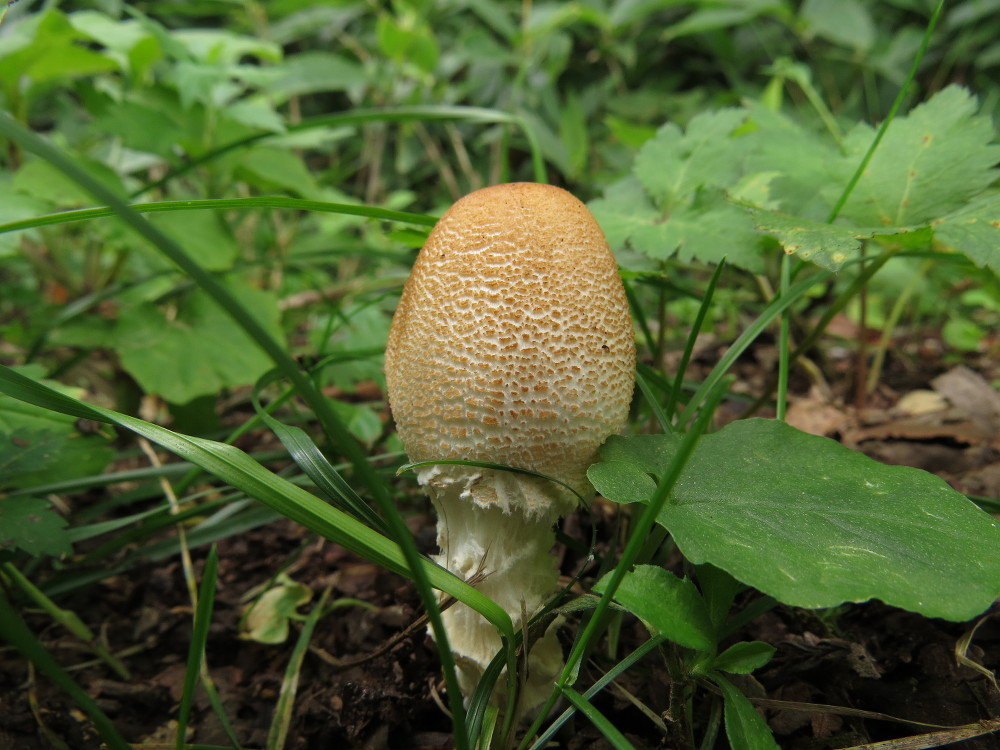
#> input picture image/kinoko.jpg, 1000 x 750 px
$ python gray.py
#> lines starting #> are read from the running program, lines starting #| are printed output that depends on the picture
# -*- coding: utf-8 -*-

import cv2
import numpy as np

if __name__ == '__main__':

    # 画像の読み込み
    img_src = cv2.imread("./image/kinoko.jpg", 1)
#> img_src is the input picture: shape (750, 1000, 3); mean B, G, R 48.7, 95.7, 78.4

    # RGBからHSVに変換
    img_hsv = cv2.cvtColor(img_src, cv2.COLOR_BGR2GRAY)
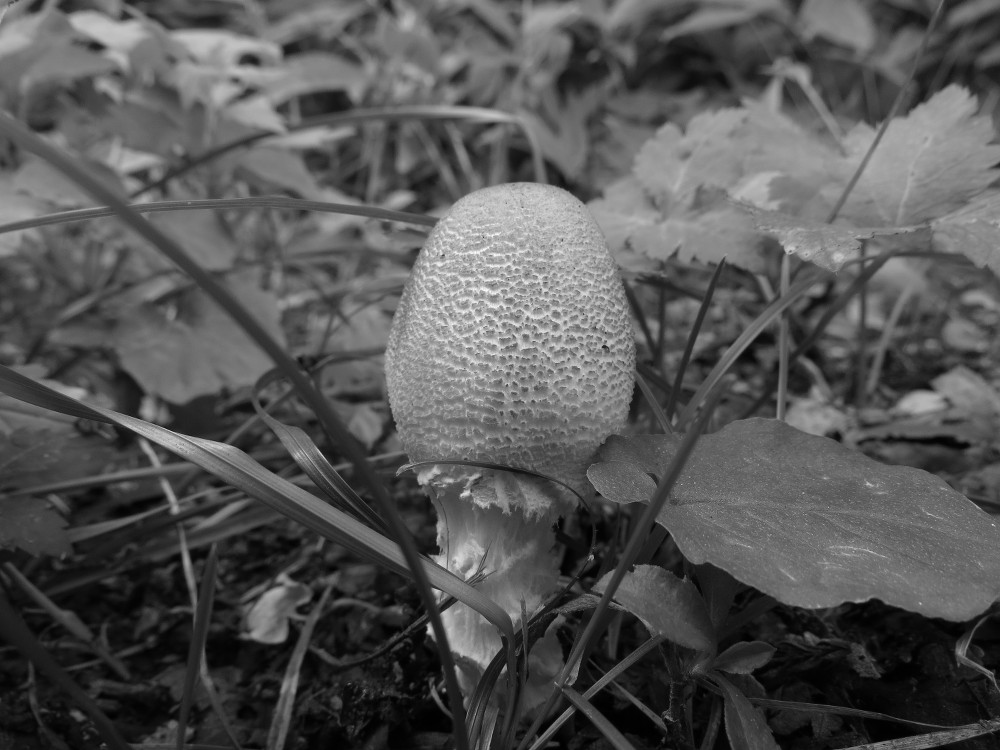
#> img_hsv: shape (750, 1000); min 0, max 254, mean 85.1

    # 表示
    cv2.imshow("Show HSV Image", img_hsv)
    cv2.waitKey(0)
    cv2.destroyAllWindows()

$ run again, with image/IMG_4680.JPG copied over image/kinoko.jpg
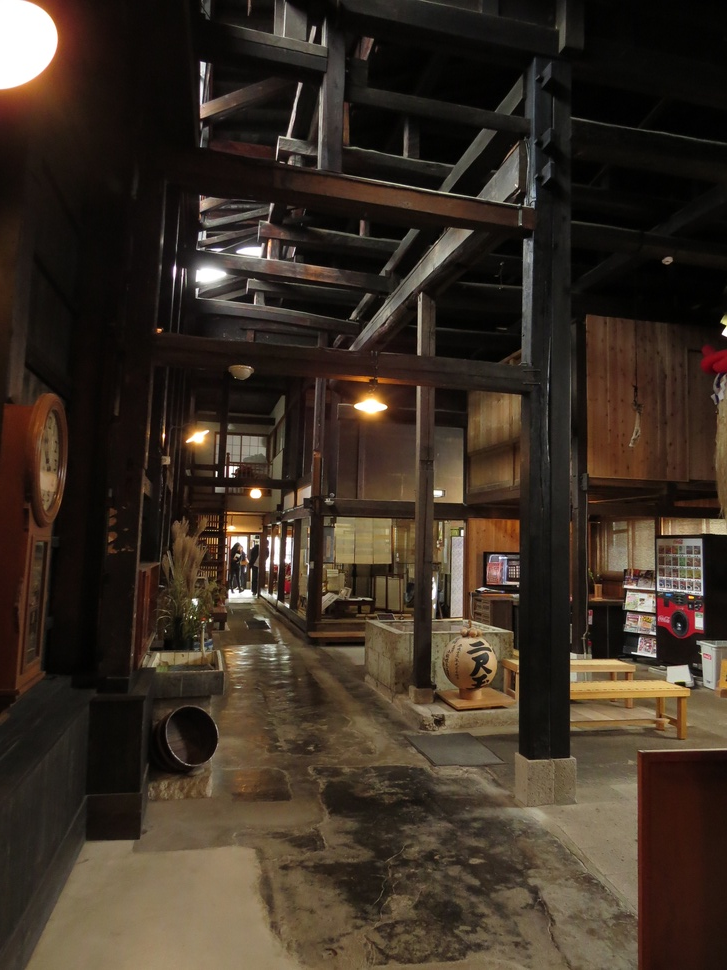
#> input picture image/IMG_4680.JPG, 727 x 970 px, shrunk from 2112 x 2816 before the run
#> img_src is the input picture: shape (970, 727, 3); mean B, G, R 37, 48, 59.8
#> `img_hsv = cv2.cvtColor(img_src, cv2.COLOR_BGR2GRAY)`:
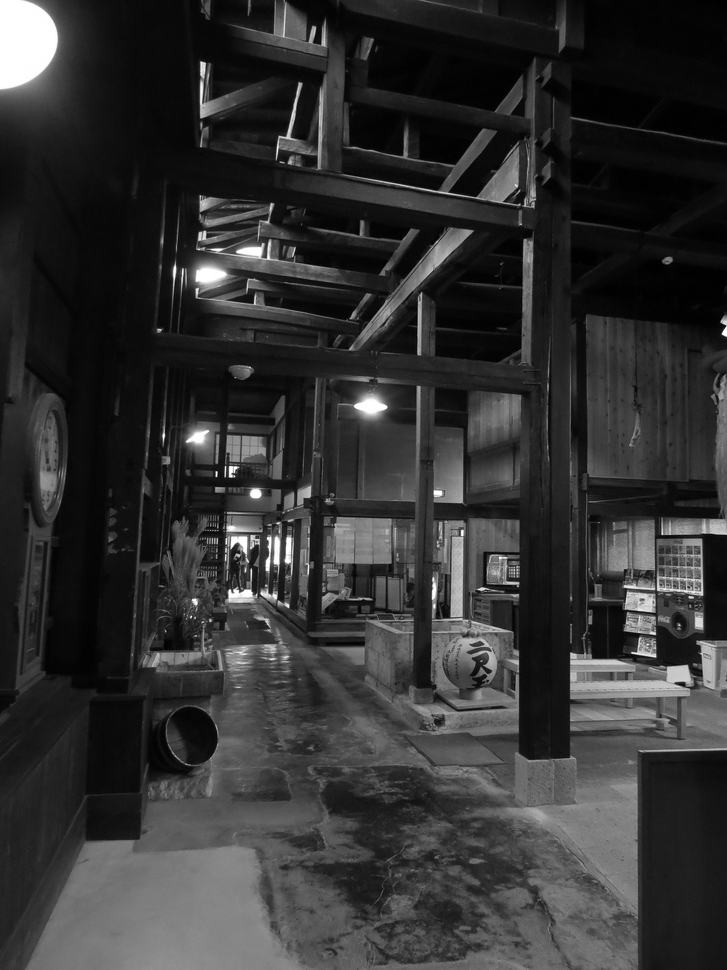
#> img_hsv: shape (970, 727); min 0, max 255, mean 50.3

$ run again, with image/IMG_4681.JPG copied over image/kinoko.jpg
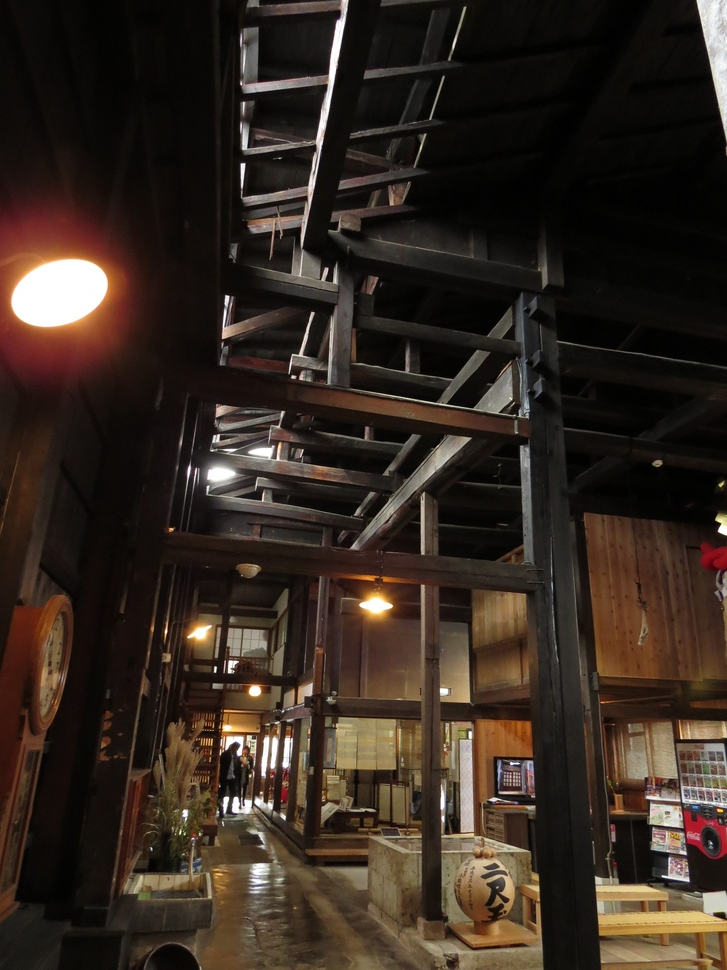
#> input picture image/IMG_4681.JPG, 727 x 970 px, shrunk from 2112 x 2816 before the run
#> img_src is the input picture: shape (970, 727, 3); mean B, G, R 32.4, 41.2, 52.6
#> `img_hsv = cv2.cvtColor(img_src, cv2.COLOR_BGR2GRAY)`:
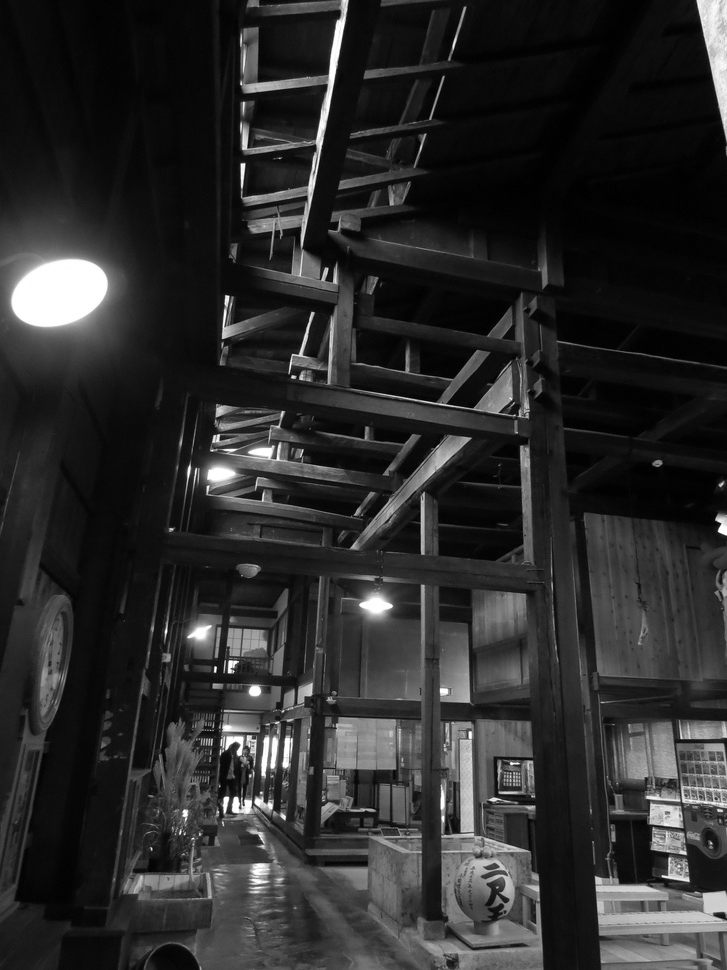
#> img_hsv: shape (970, 727); min 0, max 255, mean 43.6

$ run again, with image/IMG_4682.JPG copied over image/kinoko.jpg
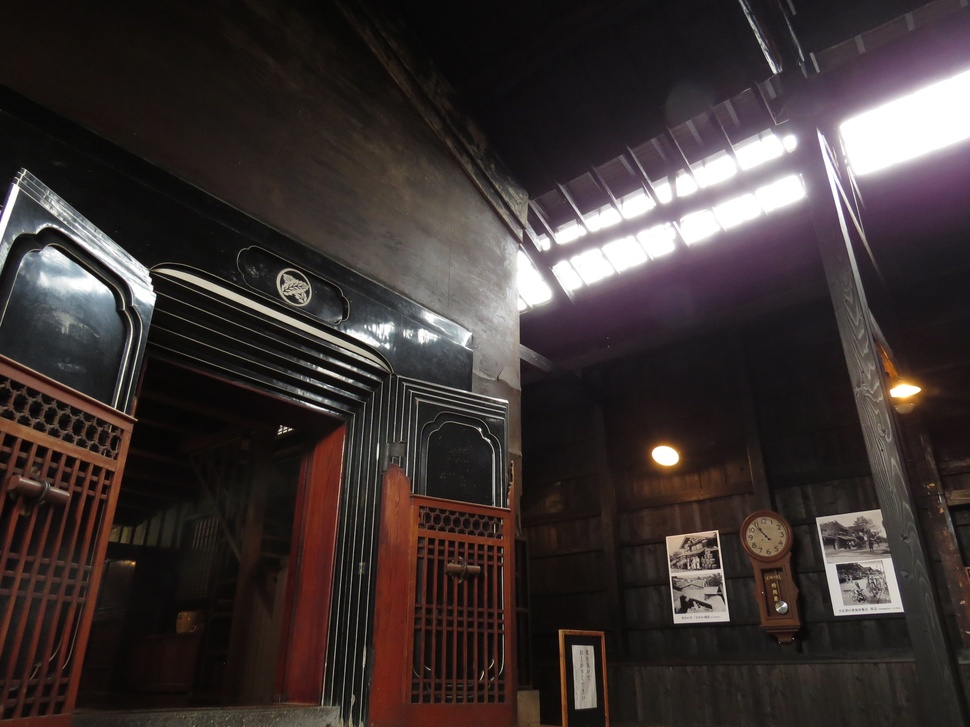
#> input picture image/IMG_4682.JPG, 970 x 727 px, shrunk from 2816 x 2112 before the run
#> img_src is the input picture: shape (727, 970, 3); mean B, G, R 49.7, 50.7, 59.8
#> `img_hsv = cv2.cvtColor(img_src, cv2.COLOR_BGR2GRAY)`:
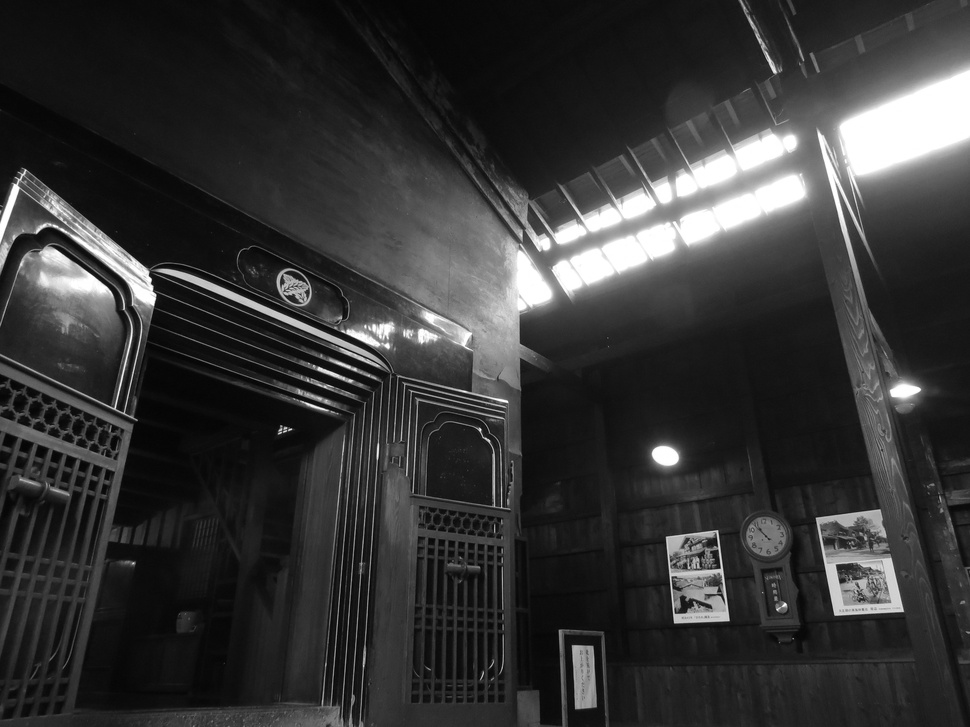
#> img_hsv: shape (727, 970); min 0, max 255, mean 53.3
